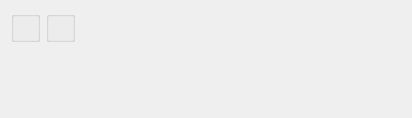
<?xml version="1.0" encoding="UTF-8"?>
<ui version="4.0">
 <comment>This file is part of the xTuple ERP: PostBooks Edition, a free and
open source Enterprise Resource Planning software suite,
Copyright (c) 1999-2010 by OpenMFG LLC, d/b/a xTuple.
It is licensed to you under the Common Public Attribution License
version 1.0, the full text of which (including xTuple-specific Exhibits)
is available at www.xtuple.com/CPAL.  By using this software, you agree
to be bound by its terms.</comment>
 <class>dspTimePhasedAvailability</class>
 <widget class="QWidget" name="dspTimePhasedAvailability">
  <property name="geometry">
   <rect>
    <x>0</x>
    <y>0</y>
    <width>412</width>
    <height>118</height>
   </rect>
  </property>
  <property name="windowTitle">
   <string>Time-Phased Availability</string>
  </property>
  <layout class="QHBoxLayout" name="horizontalLayout">
   <item>
    <layout class="QVBoxLayout" name="verticalLayout">
     <property name="spacing">
      <number>0</number>
     </property>
     <item>
      <widget class="WarehouseGroup" name="_warehouse">
       <property name="focusPolicy">
        <enum>Qt::StrongFocus</enum>
       </property>
       <property name="title">
        <string/>
       </property>
       <property name="fixedSize">
        <bool>false</bool>
       </property>
      </widget>
     </item>
     <item>
      <spacer name="verticalSpacer">
       <property name="orientation">
        <enum>Qt::Vertical</enum>
       </property>
       <property name="sizeHint" stdset="0">
        <size>
         <width>20</width>
         <height>0</height>
        </size>
       </property>
      </spacer>
     </item>
    </layout>
   </item>
   <item>
    <layout class="QVBoxLayout" name="verticalLayout_2">
     <property name="spacing">
      <number>0</number>
     </property>
     <item>
      <widget class="ParameterGroup" name="_plannerCode">
       <property name="focusPolicy">
        <enum>Qt::StrongFocus</enum>
       </property>
       <property name="title">
        <string/>
       </property>
       <property name="fixedSize">
        <bool>false</bool>
       </property>
      </widget>
     </item>
     <item>
      <spacer name="verticalSpacer_2">
       <property name="orientation">
        <enum>Qt::Vertical</enum>
       </property>
       <property name="sizeHint" stdset="0">
        <size>
         <width>20</width>
         <height>0</height>
        </size>
       </property>
      </spacer>
     </item>
    </layout>
   </item>
   <item>
    <spacer name="horizontalSpacer">
     <property name="orientation">
      <enum>Qt::Horizontal</enum>
     </property>
     <property name="sizeHint" stdset="0">
      <size>
       <width>37</width>
       <height>20</height>
      </size>
     </property>
    </spacer>
   </item>
  </layout>
 </widget>
 <layoutdefault spacing="6" margin="11"/>
 <pixmapfunction>qPixmapFromMimeSource</pixmapfunction>
 <customwidgets>
  <customwidget>
   <class>ParameterGroup</class>
   <extends>QGroupBox</extends>
   <header>parametergroup.h</header>
  </customwidget>
  <customwidget>
   <class>WarehouseGroup</class>
   <extends>QGroupBox</extends>
   <header>warehousegroup.h</header>
  </customwidget>
 </customwidgets>
 <tabstops>
  <tabstop>_warehouse</tabstop>
  <tabstop>_plannerCode</tabstop>
 </tabstops>
 <resources/>
 <connections/>
</ui>
